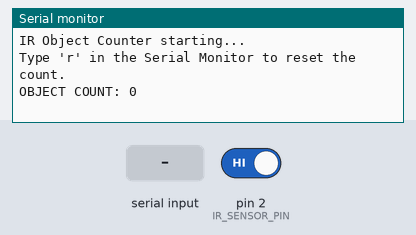
Simulated run of this sketch. Board: Arduino Uno, built with avr-gcc and run on an emulated ATmega328P. On the bench: the last lines printed to the serial monitor. Inputs (shaded band) come from the test bench; at power-on: pin 2 (IR_SENSOR_PIN) HIGH.

Above: at 1.2 s.
1.3 s: "r" received over Serial
At 1.8 s:
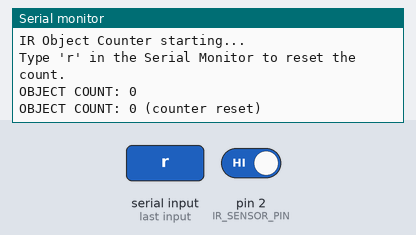
2.8 s: pin 2 (IR_SENSOR_PIN) driven LOW
At 4.1 s:
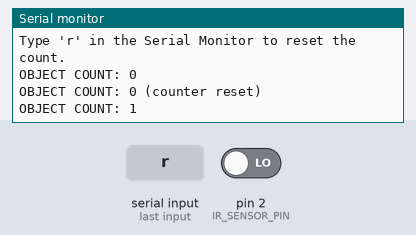

Measured:
- after the input at 1.3 s, the serial monitor: prints a new line at once (image 1)
- after the input at 2.8 s, the serial monitor: prints a new line at once (image 2)

The sketch:

IR-Object-Counter.ino
```cpp
// 023 - IR Object Counter
// Counts objects that pass in front of an FC-51 infrared obstacle sensor.
// Board: Arduino Uno
// Wiring:
//   FC-51 module VCC -> 5V
//   FC-51 module GND -> GND
//   FC-51 module DOUT -> digital pin 2
//
// How the module behaves:
//   The FC-51 has an IR LED and a receiver. When an object reflects the IR
//   beam back, the module's DOUT pin changes state. Many FC-51 boards are
//   ACTIVE-LOW (DOUT goes LOW when an object is detected). If your board is
//   the opposite way round, swap LOW and HIGH in the DETECTED_LEVEL constant.

// Pin constant: the sensor's digital output
const int IR_SENSOR_PIN = 2;

// Level the DOUT pin shows while an object is in front of the sensor.
// Set to LOW for the common active-low FC-51, change to HIGH if needed.
const int DETECTED_LEVEL = LOW;

// Simple debounce: ignore any new edge that happens within this many
// milliseconds of the previous one, so one object cannot be counted twice.
const unsigned long DEBOUNCE_MS = 150;

// The counter itself, printed to the Serial Monitor
int objectCount = 0;

// Bookkeeping for edge detection and debouncing
int lastLevel = HIGH;                 // Level the pin had at the previous loop
unsigned long lastEdgeTime = 0;       // millis() of the last accepted edge

void setup() {
  // The sensor output is read by the Arduino, so it is an input
  pinMode(IR_SENSOR_PIN, INPUT);

  // Start serial communication so we can see the running total
  Serial.begin(9600);
  Serial.println("IR Object Counter starting...");
  Serial.println("Type 'r' in the Serial Monitor to reset the count.");

  // Record the starting state so the first object creates a clean edge
  lastLevel = digitalRead(IR_SENSOR_PIN);

  // Print the initial value right away
  Serial.println("OBJECT COUNT: 0");
}

void loop() {
  // Read the current sensor level
  int currentLevel = digitalRead(IR_SENSOR_PIN);

  // A "falling edge" means the pin just moved from not-detected to detected.
  // That transition happens exactly once per object that passes the sensor.
  bool objectArrived = (lastLevel != DETECTED_LEVEL) && (currentLevel == DETECTED_LEVEL);

  if (objectArrived && (millis() - lastEdgeTime >= DEBOUNCE_MS)) {
    objectCount++;                       // One new object passed by
    lastEdgeTime = millis();             // Restart the debounce window

    Serial.print("OBJECT COUNT: ");
    Serial.println(objectCount);
  }

  // Remember today's level so tomorrow's loop() can spot the next change
  lastLevel = currentLevel;

  // Reset the counter when the user types 'r' in the Serial Monitor
  if (Serial.available() > 0) {
    char command = Serial.read();
    if (command == 'r' || command == 'R') {
      objectCount = 0;
      lastEdgeTime = millis();  // Discard any edge already in flight
      Serial.println("OBJECT COUNT: 0 (counter reset)");
    }
  }
}
```
